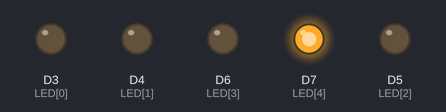
Simulated run of this sketch. Board: ESP8266 (NodeMCU). Parts: output pins drawn as LEDs (lit = HIGH).

Above: at 0.05 s.
At 0.45 s:
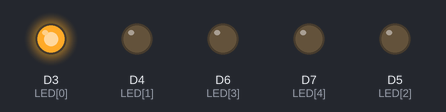
At 1.65 s:
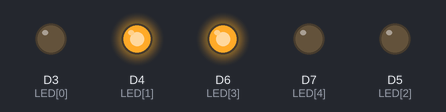
At 3.25 s:
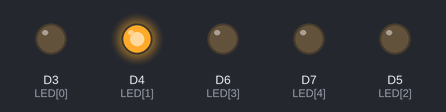
At 4.85 s:
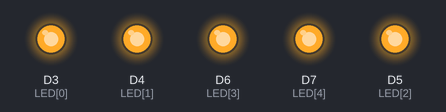
At 6.55 s:
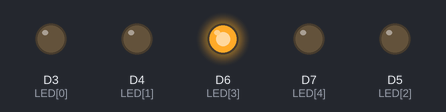
Timing chart, 0 to 6.8 s (numbered marks = the images above):
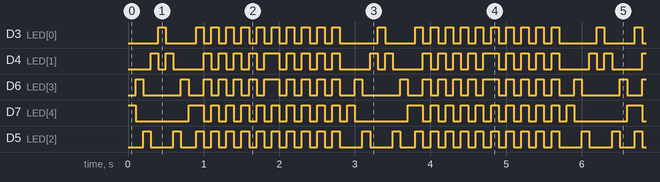

The sketch:

___.ino
```cpp
char LED[5] = {D3,D4,D5,D6,D7}; //LED位置
int Waitmsec = 100; //間隔幾毫秒
void setup() {
  for (int i = 0; i < 5; i++) {
    pinMode(LED[i], OUTPUT);
  }
}

void One() {
  digitalWrite(LED[4], HIGH);
  delay(Waitmsec);
  for (int i = 3; i >= 0; i--) {
    digitalWrite(LED[i+1], LOW);
    digitalWrite(LED[i], HIGH);
    delay(Waitmsec);
  }
}

void Two() {
  for (int i = 0; i < 4; i++) {
    digitalWrite(LED[i], LOW);
    digitalWrite(LED[i+1], HIGH);
    delay(Waitmsec);
  }
}

void Three() {
  for (int i = 0; i < 10; i++) {
    for (int j = 0; j < 5; j++) {
      if ((((j % 2)+(i%2)) % 2)==0){ //位置和第幾次時
        digitalWrite(LED[j], HIGH);
      } else {
        digitalWrite(LED[j], LOW);
      }
    }
    delay(Waitmsec);
  }
}

void Four() {
  for (int i = 0; i < 10; i++) {
    for (int j = 0; j < 5; j++) {
      if ((i % 2) == 0) {
        digitalWrite(LED[j], HIGH);
      } else {
        digitalWrite(LED[j], LOW);
      }
    }
    delay(Waitmsec);
  }
}

void loop() {
  One();
  Two();
  Three();
  Four();
}
```

Measured:
- by itself, D3 (LED[0]), D4 (LED[1]), D6 (LED[3]), D5 (LED[2]): moves between LOW and HIGH, repeating every 2.9 s
- by itself, D7 (LED[4]): repeats every 2.9 s: LOW 0.70 s, HIGH 0.20 s, 10 × (LOW 0.10 s, HIGH 0.10 s)
